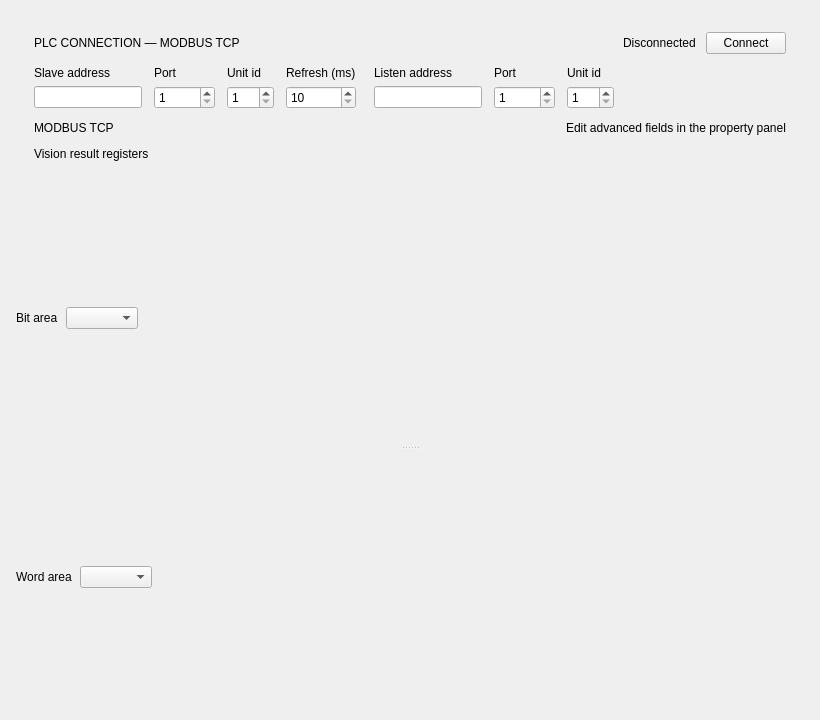
<?xml version="1.0" encoding="UTF-8"?>
<ui version="4.0">
 <class>ModbusDeviceWidget</class>
 <widget class="QWidget" name="ModbusDeviceWidget">
  <property name="geometry">
   <rect>
    <x>0</x>
    <y>0</y>
    <width>820</width>
    <height>720</height>
   </rect>
  </property>
  <property name="sizePolicy">
   <sizepolicy hsizetype="MinimumExpanding" vsizetype="Preferred">
    <horstretch>0</horstretch>
    <verstretch>0</verstretch>
   </sizepolicy>
  </property>
  <property name="windowTitle">
   <string>Modbus Device</string>
  </property>
  <layout class="QVBoxLayout" name="rootLayout">
   <property name="spacing">
    <number>0</number>
   </property>
   <property name="leftMargin">
    <number>0</number>
   </property>
   <property name="topMargin">
    <number>0</number>
   </property>
   <property name="rightMargin">
    <number>0</number>
   </property>
   <property name="bottomMargin">
    <number>0</number>
   </property>
   <item>
    <widget class="QFrame" name="frame_root">
     <property name="frameShape">
      <enum>QFrame::Shape::NoFrame</enum>
     </property>
     <layout class="QVBoxLayout" name="rootInnerLayout">
      <property name="spacing">
       <number>14</number>
      </property>
      <property name="leftMargin">
       <number>16</number>
      </property>
      <property name="topMargin">
       <number>16</number>
      </property>
      <property name="rightMargin">
       <number>16</number>
      </property>
      <property name="bottomMargin">
       <number>16</number>
      </property>
      <item>
       <widget class="FrameBox" name="frame_connection">
        <property name="frameShape">
         <enum>QFrame::Shape::NoFrame</enum>
        </property>
        <layout class="QVBoxLayout" name="connLayout">
         <property name="spacing">
          <number>12</number>
         </property>
         <property name="leftMargin">
          <number>18</number>
         </property>
         <property name="topMargin">
          <number>16</number>
         </property>
         <property name="rightMargin">
          <number>18</number>
         </property>
         <property name="bottomMargin">
          <number>16</number>
         </property>
         <item>
          <layout class="QHBoxLayout" name="connHeaderRow">
           <property name="spacing">
            <number>10</number>
           </property>
           <item>
            <widget class="QLabel" name="lbl_conn_title">
             <property name="text">
              <string>PLC CONNECTION — MODBUS TCP</string>
             </property>
            </widget>
           </item>
           <item>
            <spacer name="connHeaderSpacer">
             <property name="orientation">
              <enum>Qt::Orientation::Horizontal</enum>
             </property>
             <property name="sizeHint" stdset="0">
              <size>
               <width>0</width>
               <height>0</height>
              </size>
             </property>
            </spacer>
           </item>
           <item>
            <widget class="ConnectionStateDot" name="lbl_conn_dot">
             <property name="text">
              <string/>
             </property>
            </widget>
           </item>
           <item>
            <widget class="ConnectionStateLabel" name="lbl_conn_state">
             <property name="text">
              <string>Disconnected</string>
             </property>
            </widget>
           </item>
           <item>
            <widget class="ConnectionActionButton" name="btn_connect">
             <property name="text">
              <string>Connect</string>
             </property>
            </widget>
           </item>
          </layout>
         </item>
         <item>
          <layout class="QHBoxLayout" name="connFieldRow">
           <property name="spacing">
            <number>18</number>
           </property>
           <item>
            <widget class="QWidget" name="wid_client_fields" native="true">
             <layout class="QGridLayout" name="clientFieldsLayout">
              <property name="horizontalSpacing">
               <number>12</number>
              </property>
              <property name="verticalSpacing">
               <number>6</number>
              </property>
              <property name="leftMargin">
               <number>0</number>
              </property>
              <property name="topMargin">
               <number>0</number>
              </property>
              <property name="rightMargin">
               <number>0</number>
              </property>
              <property name="bottomMargin">
               <number>0</number>
              </property>
              <item row="0" column="0">
               <widget class="QLabel" name="lbl_host">
                <property name="text">
                 <string>Slave address</string>
                </property>
               </widget>
              </item>
              <item row="0" column="1">
               <widget class="QLabel" name="lbl_client_port">
                <property name="text">
                 <string>Port</string>
                </property>
               </widget>
              </item>
              <item row="0" column="2">
               <widget class="QLabel" name="lbl_unit_id">
                <property name="text">
                 <string>Unit id</string>
                </property>
               </widget>
              </item>
              <item row="0" column="3">
               <widget class="QLabel" name="lbl_refresh">
                <property name="text">
                 <string>Refresh (ms)</string>
                </property>
               </widget>
              </item>
              <item row="1" column="0">
               <widget class="QLineEdit" name="ledit_host"/>
              </item>
              <item row="1" column="1">
               <widget class="QSpinBox" name="spb_client_port">
                <property name="minimum">
                 <number>1</number>
                </property>
                <property name="maximum">
                 <number>65535</number>
                </property>
               </widget>
              </item>
              <item row="1" column="2">
               <widget class="QSpinBox" name="spb_unit_id">
                <property name="minimum">
                 <number>1</number>
                </property>
                <property name="maximum">
                 <number>247</number>
                </property>
               </widget>
              </item>
              <item row="1" column="3">
               <widget class="QSpinBox" name="spb_refresh">
                <property name="minimum">
                 <number>10</number>
                </property>
                <property name="maximum">
                 <number>10000</number>
                </property>
               </widget>
              </item>
             </layout>
            </widget>
           </item>
           <item>
            <widget class="QWidget" name="wid_server_fields" native="true">
             <layout class="QGridLayout" name="serverFieldsLayout">
              <property name="horizontalSpacing">
               <number>12</number>
              </property>
              <property name="verticalSpacing">
               <number>6</number>
              </property>
              <property name="leftMargin">
               <number>0</number>
              </property>
              <property name="topMargin">
               <number>0</number>
              </property>
              <property name="rightMargin">
               <number>0</number>
              </property>
              <property name="bottomMargin">
               <number>0</number>
              </property>
              <item row="0" column="0">
               <widget class="QLabel" name="lbl_listen">
                <property name="text">
                 <string>Listen address</string>
                </property>
               </widget>
              </item>
              <item row="0" column="1">
               <widget class="QLabel" name="lbl_server_port">
                <property name="text">
                 <string>Port</string>
                </property>
               </widget>
              </item>
              <item row="0" column="2">
               <widget class="QLabel" name="lbl_server_unit_id">
                <property name="text">
                 <string>Unit id</string>
                </property>
               </widget>
              </item>
              <item row="1" column="0">
               <widget class="QLineEdit" name="ledit_listen"/>
              </item>
              <item row="1" column="1">
               <widget class="QSpinBox" name="spb_server_port">
                <property name="minimum">
                 <number>1</number>
                </property>
                <property name="maximum">
                 <number>65535</number>
                </property>
               </widget>
              </item>
              <item row="1" column="2">
               <widget class="QSpinBox" name="spb_server_unit_id">
                <property name="minimum">
                 <number>1</number>
                </property>
                <property name="maximum">
                 <number>247</number>
                </property>
               </widget>
              </item>
             </layout>
            </widget>
           </item>
           <item>
            <spacer name="connFieldSpacer">
             <property name="orientation">
              <enum>Qt::Orientation::Horizontal</enum>
             </property>
             <property name="sizeHint" stdset="0">
              <size>
               <width>0</width>
               <height>0</height>
              </size>
             </property>
            </spacer>
           </item>
          </layout>
         </item>
         <item>
          <layout class="QHBoxLayout" name="connMetaRow">
           <property name="spacing">
            <number>16</number>
           </property>
           <item>
            <widget class="QLabel" name="lbl_meta_summary">
             <property name="text">
              <string>MODBUS TCP</string>
             </property>
            </widget>
           </item>
           <item>
            <spacer name="metaSpacer">
             <property name="orientation">
              <enum>Qt::Orientation::Horizontal</enum>
             </property>
             <property name="sizeHint" stdset="0">
              <size>
               <width>20</width>
               <height>10</height>
              </size>
             </property>
            </spacer>
           </item>
           <item>
            <widget class="QLabel" name="lbl_meta_hint">
             <property name="text">
              <string>Edit advanced fields in the property panel</string>
             </property>
            </widget>
           </item>
          </layout>
         </item>
         <item>
          <widget class="QLabel" name="lbl_result_block">
           <property name="text">
            <string>Vision result registers</string>
           </property>
           <property name="wordWrap">
            <bool>true</bool>
           </property>
          </widget>
         </item>
        </layout>
       </widget>
      </item>
      <item>
       <widget class="QSplitter" name="splitter_device_table">
        <property name="orientation">
         <enum>Qt::Orientation::Vertical</enum>
        </property>
        <property name="handleWidth">
         <number>6</number>
        </property>
        <property name="childrenCollapsible">
         <bool>false</bool>
        </property>
        <widget class="QWidget" name="container_bits">
         <layout class="QVBoxLayout" name="layout_bits_container">
          <property name="spacing">
           <number>6</number>
          </property>
          <property name="leftMargin">
           <number>0</number>
          </property>
          <property name="topMargin">
           <number>0</number>
          </property>
          <property name="rightMargin">
           <number>0</number>
          </property>
          <property name="bottomMargin">
           <number>0</number>
          </property>
          <item>
           <layout class="QHBoxLayout" name="bitAreaRow">
            <property name="spacing">
             <number>8</number>
            </property>
            <item>
             <widget class="QLabel" name="lbl_bit_area">
              <property name="text">
               <string>Bit area</string>
              </property>
             </widget>
            </item>
            <item>
             <widget class="QComboBox" name="cbx_bit_area"/>
            </item>
            <item>
             <spacer name="bitAreaSpacer">
              <property name="orientation">
               <enum>Qt::Orientation::Horizontal</enum>
              </property>
              <property name="sizeHint" stdset="0">
               <size>
                <width>0</width>
                <height>0</height>
               </size>
              </property>
             </spacer>
            </item>
           </layout>
          </item>
         </layout>
        </widget>
        <widget class="QWidget" name="container_words">
         <layout class="QVBoxLayout" name="layout_words_container">
          <property name="spacing">
           <number>6</number>
          </property>
          <property name="leftMargin">
           <number>0</number>
          </property>
          <property name="topMargin">
           <number>0</number>
          </property>
          <property name="rightMargin">
           <number>0</number>
          </property>
          <property name="bottomMargin">
           <number>0</number>
          </property>
          <item>
           <layout class="QHBoxLayout" name="wordAreaRow">
            <property name="spacing">
             <number>8</number>
            </property>
            <item>
             <widget class="QLabel" name="lbl_word_area">
              <property name="text">
               <string>Word area</string>
              </property>
             </widget>
            </item>
            <item>
             <widget class="QComboBox" name="cbx_word_area"/>
            </item>
            <item>
             <spacer name="wordAreaSpacer">
              <property name="orientation">
               <enum>Qt::Orientation::Horizontal</enum>
              </property>
              <property name="sizeHint" stdset="0">
               <size>
                <width>0</width>
                <height>0</height>
               </size>
              </property>
             </spacer>
            </item>
           </layout>
          </item>
         </layout>
        </widget>
       </widget>
      </item>
     </layout>
    </widget>
   </item>
  </layout>
 </widget>
 <customwidgets>
  <customwidget>
   <class>FrameBox</class>
   <extends>QFrame</extends>
   <header location="global">ui/widgets/controls/frame_box.h</header>
   <container>1</container>
  </customwidget>
  <customwidget>
   <class>ConnectionStateDot</class>
   <extends>QLabel</extends>
   <header location="global">ui/widgets/controls/connection_state_dot.h</header>
  </customwidget>
  <customwidget>
   <class>ConnectionStateLabel</class>
   <extends>QLabel</extends>
   <header location="global">ui/widgets/controls/connection_state_label.h</header>
  </customwidget>
  <customwidget>
   <class>ConnectionActionButton</class>
   <extends>QPushButton</extends>
   <header location="global">ui/widgets/controls/connection_action_button.h</header>
  </customwidget>
 </customwidgets>
 <resources/>
 <connections/>
</ui>
